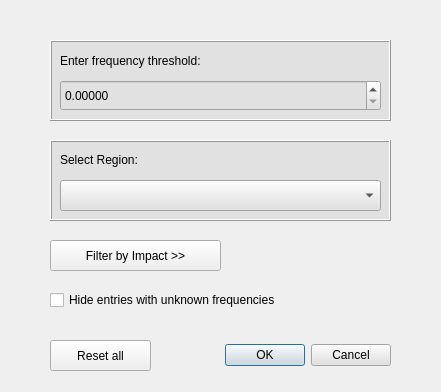
<?xml version="1.0" encoding="UTF-8"?>
<ui version="4.0">
 <class>FilterDialog</class>
 <widget class="QDialog" name="FilterDialog">
  <property name="geometry">
   <rect>
    <x>0</x>
    <y>0</y>
    <width>441</width>
    <height>392</height>
   </rect>
  </property>
  <property name="windowTitle">
   <string>Dialog</string>
  </property>
  <property name="styleSheet">
   <string notr="true"/>
  </property>
  <widget class="QDialogButtonBox" name="buttonBox">
   <property name="geometry">
    <rect>
     <x>160</x>
     <y>340</y>
     <width>231</width>
     <height>31</height>
    </rect>
   </property>
   <property name="styleSheet">
    <string notr="true">background-color: rgb(225, 225, 225);</string>
   </property>
   <property name="orientation">
    <enum>Qt::Horizontal</enum>
   </property>
   <property name="standardButtons">
    <set>QDialogButtonBox::Cancel|QDialogButtonBox::Ok</set>
   </property>
  </widget>
  <widget class="QFrame" name="frame_2">
   <property name="geometry">
    <rect>
     <x>50</x>
     <y>140</y>
     <width>341</width>
     <height>81</height>
    </rect>
   </property>
   <property name="styleSheet">
    <string notr="true">background-color: rgb(225, 225, 225);
border-color: rgb(255, 0, 0);</string>
   </property>
   <property name="frameShape">
    <enum>QFrame::Box</enum>
   </property>
   <property name="frameShadow">
    <enum>QFrame::Raised</enum>
   </property>
   <widget class="QComboBox" name="comboBox">
    <property name="geometry">
     <rect>
      <x>10</x>
      <y>40</y>
      <width>321</width>
      <height>31</height>
     </rect>
    </property>
    <property name="insertPolicy">
     <enum>QComboBox::InsertAtBottom</enum>
    </property>
   </widget>
   <widget class="QLabel" name="label_2">
    <property name="geometry">
     <rect>
      <x>10</x>
      <y>10</y>
      <width>321</width>
      <height>20</height>
     </rect>
    </property>
    <property name="text">
     <string>Select Region:</string>
    </property>
   </widget>
  </widget>
  <widget class="QFrame" name="frame">
   <property name="geometry">
    <rect>
     <x>50</x>
     <y>40</y>
     <width>341</width>
     <height>81</height>
    </rect>
   </property>
   <property name="styleSheet">
    <string notr="true">background-color: rgb(225,225,225);</string>
   </property>
   <property name="frameShape">
    <enum>QFrame::Box</enum>
   </property>
   <property name="frameShadow">
    <enum>QFrame::Raised</enum>
   </property>
   <property name="lineWidth">
    <number>1</number>
   </property>
   <property name="midLineWidth">
    <number>0</number>
   </property>
   <widget class="QDoubleSpinBox" name="doubleSpinBox">
    <property name="geometry">
     <rect>
      <x>10</x>
      <y>40</y>
      <width>321</width>
      <height>31</height>
     </rect>
    </property>
    <property name="decimals">
     <number>5</number>
    </property>
    <property name="maximum">
     <double>1.000000000000000</double>
    </property>
    <property name="singleStep">
     <double>0.010000000000000</double>
    </property>
   </widget>
   <widget class="QLabel" name="label">
    <property name="geometry">
     <rect>
      <x>10</x>
      <y>10</y>
      <width>321</width>
      <height>21</height>
     </rect>
    </property>
    <property name="text">
     <string>Enter frequency threshold:</string>
    </property>
   </widget>
  </widget>
  <widget class="QPushButton" name="resetButton">
   <property name="geometry">
    <rect>
     <x>50</x>
     <y>340</y>
     <width>101</width>
     <height>31</height>
    </rect>
   </property>
   <property name="toolTip">
    <string/>
   </property>
   <property name="toolTipDuration">
    <number>-1</number>
   </property>
   <property name="text">
    <string>Reset all</string>
   </property>
  </widget>
  <widget class="QCheckBox" name="hideBox">
   <property name="geometry">
    <rect>
     <x>50</x>
     <y>290</y>
     <width>341</width>
     <height>20</height>
    </rect>
   </property>
   <property name="text">
    <string>Hide entries with unknown frequencies</string>
   </property>
   <property name="checked">
    <bool>false</bool>
   </property>
  </widget>
  <widget class="QPushButton" name="severityButton">
   <property name="geometry">
    <rect>
     <x>50</x>
     <y>240</y>
     <width>171</width>
     <height>31</height>
    </rect>
   </property>
   <property name="text">
    <string>Filter by Impact &gt;&gt;</string>
   </property>
  </widget>
 </widget>
 <resources/>
 <connections>
  <connection>
   <sender>buttonBox</sender>
   <signal>accepted()</signal>
   <receiver>FilterDialog</receiver>
   <slot>accept()</slot>
   <hints>
    <hint type="sourcelabel">
     <x>248</x>
     <y>254</y>
    </hint>
    <hint type="destinationlabel">
     <x>157</x>
     <y>274</y>
    </hint>
   </hints>
  </connection>
  <connection>
   <sender>buttonBox</sender>
   <signal>rejected()</signal>
   <receiver>FilterDialog</receiver>
   <slot>reject()</slot>
   <hints>
    <hint type="sourcelabel">
     <x>280</x>
     <y>260</y>
    </hint>
    <hint type="destinationlabel">
     <x>286</x>
     <y>274</y>
    </hint>
   </hints>
  </connection>
  <connection>
   <sender>resetButton</sender>
   <signal>clicked()</signal>
   <receiver>FilterDialog</receiver>
   <slot>accept()</slot>
   <hints>
    <hint type="sourcelabel">
     <x>70</x>
     <y>255</y>
    </hint>
    <hint type="destinationlabel">
     <x>189</x>
     <y>150</y>
    </hint>
   </hints>
  </connection>
 </connections>
</ui>
